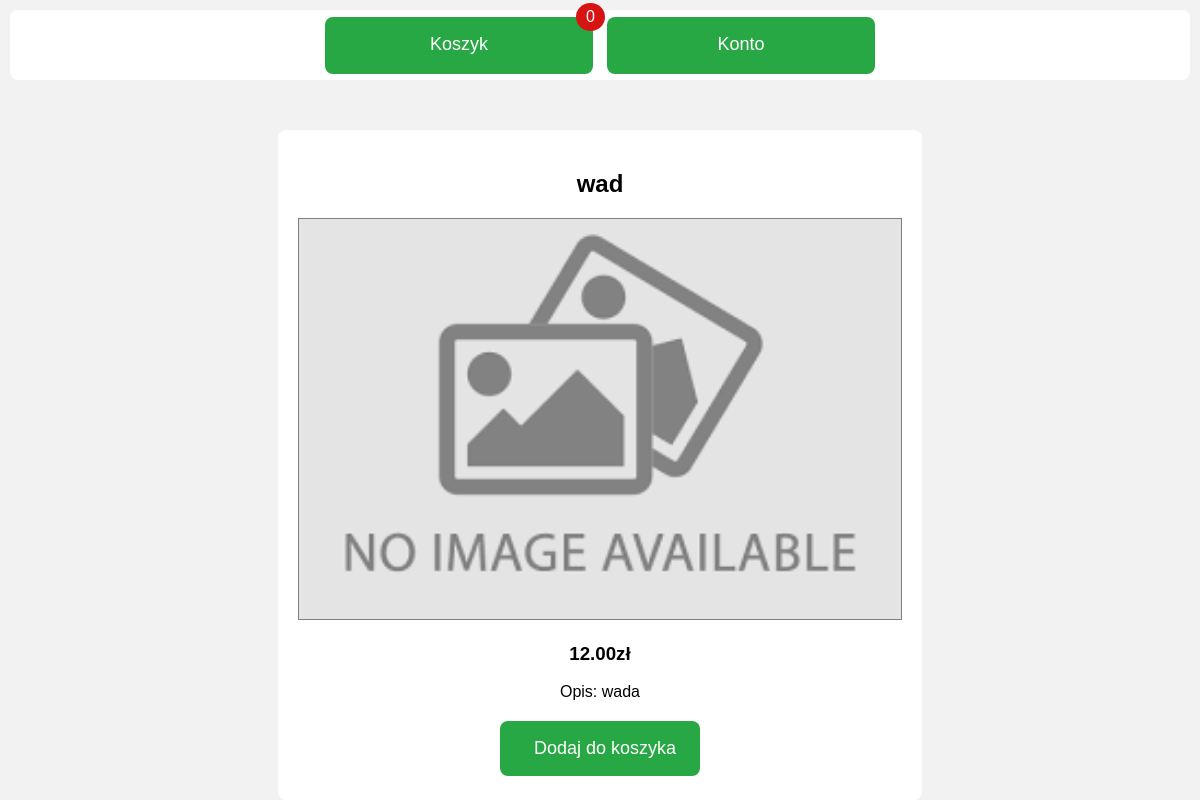
/product.php?id=2, run on the app's committed database.
### tables this page shows
CREATE TABLE `produkty` (
  `id` int(11) NOT NULL,
  `nazwa` varchar(50) NOT NULL,
  `cena` decimal(10,2) NOT NULL,
  `ilosc` int(11) NOT NULL,
  `opis` text NOT NULL,
  `FilePath` text NOT NULL
);

### product.php (the view, shortened to what this page needs)
<?php
include 'config.php';
$id = $_GET['id'];
$conn = mysqli_connect($host, $user, $pass, $database);
$sql = "SELECT * FROM produkty WHERE id='$id'";
$result1 = mysqli_query($conn, $sql);
?>
<!DOCTYPE html>
<html lang="en">
<head>
    <link rel="stylesheet" href="product.css">
</head>
<body>
    <?php
    include 'menu.php';
    $row = mysqli_fetch_assoc($result1);
    ?>
    <div id="lowerPart">
        <div id="productContainer">
            <h2 id="nazwa"><?php echo $row['nazwa'] ?></h2>
            <img src="<?php echo $row['FilePath'] ?>">
            <h3 id="cena"><?php echo $row['cena'] ?>zł</h3>
            <p id="opis">Opis: <?php echo $row['opis'] ?></p>
            <?php
            if ($row['ilosc'] > 0) {
                echo "<form method='post'>";
                echo "<input type='submit' value='Dodaj do koszyka' class='przyciski'>";
                echo "</form>";
            } else echo "<h2 class='unavailable'>Produkt niedostępny</h2>"
            ?>
        </div>
    </div>
</body>
</html>

### product.css (style rules this page uses)
body { display: grid; grid-template-columns: 100%; grid-template-rows: calc(10vh - 10px) calc(90vh - 10px); grid-template-areas: "menu" "main"; background-color: #f2f2f2; margin: 0; padding: 10px; font-family: Arial, sans-serif; }
#productContainer { background-color: white; border-radius: 8px; padding: 20px; margin-bottom: 20px; background-color: white; border-radius: 8px; text-align: center; }
#lowerPart { grid-area: main; display: flex; align-items: start; padding-top: 50px; justify-content: center; }
img { height: 50vh; max-width: 75vw; border: rgba(0, 0, 0, 0.5) solid 1px; }

### dropdown.css (style rules this page uses)
.przyciski { background-color: #28a745; border: none; color: white; padding: 15px 32px; text-align: center; text-decoration: none; display: inline-block; font-size: 16px; margin: 4px 2px; transition-duration: 0.4s; cursor: pointer; border-radius: 8px; border: 2px solid transparent; width: 200px; font-size: 18px; font-family: Arial, sans-serif; }
.przyciski::after { content: ''; display: block; width: 0; height: 2px; background: #28a745; transition: width 0.3s; }

### data on the page
produkty: nazwa "wad", FilePath (placeholder picture), cena "12.00", opis "wada"

### other printed values
$row[ilosc] "0"
